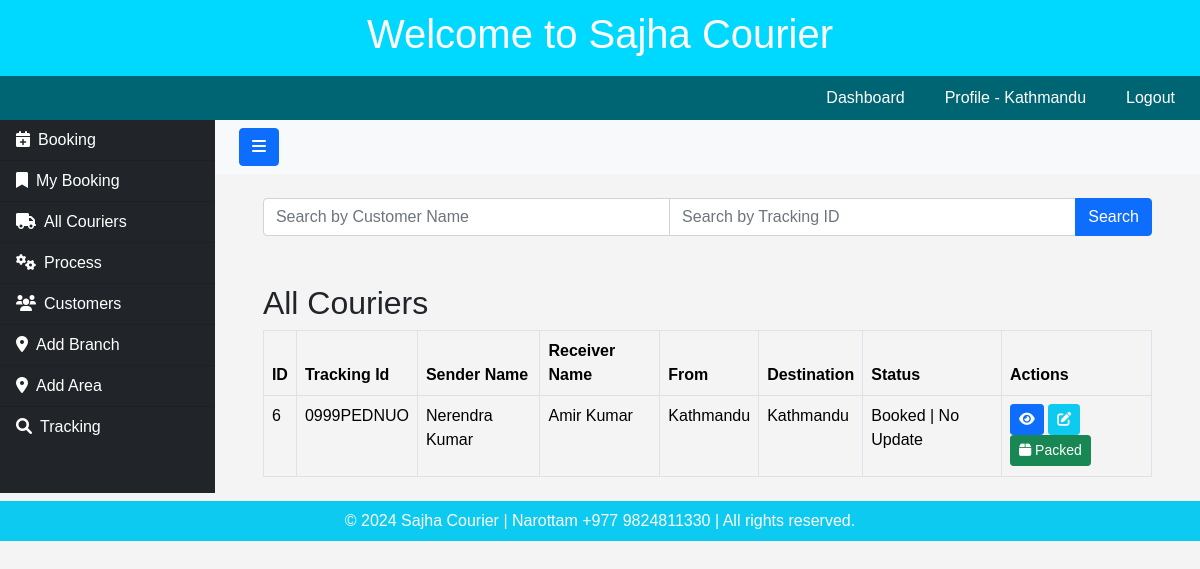
/couriers/ (signed in), run on the app's committed database.
### userapp/models.py (models this page shows, shortened)
class CourierUser(AbstractBaseUser, PermissionsMixin):
    email = models.EmailField(unique=True)
    username = models.CharField(max_length=150, unique=True)
    full_name = models.CharField(max_length=255)
    phone_number = models.CharField(max_length=20)
    working_area = models.CharField(max_length=100)
    branch_name = models.ForeignKey(Branch, on_delete=models.CASCADE, null=True)
    is_active = models.BooleanField(default=True)
    is_staff = models.BooleanField(default=False)  # Required for admin
    date_joined = models.DateTimeField(auto_now_add=True)
    objects = CourierUserManager()
    USERNAME_FIELD = 'email'
    REQUIRED_FIELDS = ['username', 'full_name']

### courierapp/models.py (models this page shows, shortened)
class Branch(models.Model):
    name = models.CharField(max_length=255)
    def __str__(self):
        return self.name

class Courier(models.Model):
    created_by = models.ForeignKey('userapp.CourierUser', on_delete=models.CASCADE)
    tracking_id = models.CharField(max_length=50, unique=True, blank=True)
    destination = models.ForeignKey('courierapp.Branch', on_delete=models.CASCADE)
    order_type = models.CharField(max_length=50)
    delivery_type = models.CharField(max_length=50)
    order_date = models.DateTimeField(auto_now=True)
    package_name = models.CharField(max_length=100)
    weight = models.CharField(max_length=50)
    total_amount = models.DecimalField(max_digits=10, decimal_places=2, blank=True, null=True)
    reference = models.CharField(max_length=50, blank=True, null=True)
    instruction = models.CharField(max_length=100, blank=True, null=True)
    vendor_name = models.ForeignKey('Customer', on_delete=models.CASCADE)
    customer_name = models.CharField(max_length=200)
    customer_address = models.TextField()
    customer_phone = models.CharField(max_length=15)
    customer_alt_phone = models.CharField(max_length=15, blank=True, null=True)
    cod_amount = models.DecimalField(max_digits=10, decimal_places=2, blank=True, null=True)
    @property
    def latest_status(self):
        return self.statuses.order_by('-timestamp').first()  # Using `order_by` to get the latest one

class Customer(models.Model):
    vendor_name = models.CharField(max_length=200)
    vendor_address = models.TextField()
    vendor_phone = models.CharField(max_length=15)
    vendor_alt_phone = models.CharField(max_length=15, blank=True, null=True)
    created_by = models.ForeignKey('userapp.CourierUser', on_delete=models.CASCADE)

### courierapp/views.py (the view)
# urls.py: path('couriers/', views.courier_list, name='couriers_list'),
@login_required(login_url='login')
def courier_list(request):
    search_name = request.GET.get('name', '')
    search_id = request.GET.get('id', '')
    couriers = Courier.objects.all()
    couriers = couriers.order_by('-order_date')
    if search_name:
        couriers = couriers.filter(customer_name__icontains=search_name)
    if search_id:
        couriers = couriers.filter(tracking_id__icontains=search_id)
    return render(request, 'couriers/courier_list.html', {'couriers': couriers})

### courierapp/templates/couriers/courier_list.html (shortened to what this page needs)
{% extends 'couriers/base.html' %}
{% block content %}
    <div class="container">
        <form method="get" action="{% url 'couriers_list' %}" class="mb-4">
            <div class="input-group">
                <input type="text" name="name" value="{{ request.GET.name }}" class="form-control" placeholder="Search by Customer Name" aria-label="Search by Customer Name">
                <input type="text" name="id" value="{{ request.GET.id }}" class="form-control" placeholder="Search by Tracking ID" aria-label="Search by Tracking ID">
                <button class="btn btn-primary" type="submit">Search</button>
            </div>
        </form>
        <h2 class="mt-5">All Couriers</h2>
        <table class="table table-bordered">
            <thead>
                <tr>
                    <th>ID</th>
                    <th>Tracking Id</th>
                    <th>Sender Name</th>
                    <th>Receiver Name</th>
                    <th>From</th>
                    <th>Destination</th>
                    <th>Status</th>
                    <th>Actions</th>
                </tr>
            </thead>
            <tbody>
                {% for courier in couriers %}
                {% if courier.latest_status.status == "Booked by" or courier.latest_status.status is none and courier.created_by.username == user.username %}
                <tr>
                        <td>{{ courier.id }}</td>
                        <td>{{ courier.tracking_id }}</td>
                        <td>{{ courier.vendor_name.vendor_name }}</td>
                        <td>{{ courier.customer_name }}</td>
                        <td>{{ courier.created_by.branch_name }}</td>
                        <td>{{ courier.destination.name }}</td>
                        <td>
                            {% if courier.latest_status %}
                                <p>{{ courier.latest_status.status }}</p>
                            {% else %}
                                <p>Booked | No Update</p>
                            {% endif %}
                        </td>
                        <td>
                            <a href="{% url 'courier_details' courier.id %}" class="btn btn-primary btn-sm text-white" aria-label="View Courier">
                                <i class="fas fa-eye"></i>
                            </a>
                            <a href="{% url 'update_courier_status' courier.id %}" class="btn btn-info btn-sm text-white" aria-label="Update Courier Status">
                                <i class="fas fa-edit"></i>
                            </a>
                            <form method="POST" action="{% url 'packed_this' courier.id %}" style="display:inline;">
                                <button type="submit" class="btn btn-success btn-sm text-white" aria-label="Packed Status">
                                    <i class="fas fa-box"></i> Packed
                                </button>
                            </form>
                        </td>
                    </tr>
                    {% endif %}
                {% empty %}
                    <tr>
                        <td colspan="8" class="text-center">No couriers available</td>
                    </tr>
                {% endfor %}
            </tbody>
        </table>
    </div>
{% endblock %}

### userapp/templates/users/header.html (shortened to what this page needs)
<!DOCTYPE html>
<html lang="en">
<head>
    <link rel="stylesheet" href="https://cdnjs.cloudflare.com/ajax/libs/font-awesome/6.0.0-beta3/css/all.min.css">
</head>
<body>
    <header>
        <h1>Welcome to Sajha Courier</h1>
    </header>
    <nav>
        {% if user.is_authenticated %}
        <a href="{% url 'dashboard' %}">Dashboard</a>
        <a href="{% url 'view_profile' %}">Profile - {{ user.branch_name }} </a>
        <a href="{% url 'logout' %}">Logout</a>
        {% endif %}
    </nav>
</body>
</html>

### userapp/templates/users/header.html (style rules this page uses)
body { font-family: Arial, sans-serif; margin: 0; padding: 0; background-color: #f4f4f4; }
header { background-color: rgb(0, 217, 255); color: #fff; padding: 10px; text-align: center; }
nav { background-color: rgb(0, 101, 114); display: flex; justify-content: right; padding: 5px; }
nav a { color: #fff; padding: 5px 20px; text-decoration: none; text-align: center; transition: background-color 0.3s; }

### data on the page
CourierUser: branch_name "Kathmandu"
Courier: id "6", tracking_id "0999PEDNUO", vendor_name.vendor_name "Nerendra Kumar", customer_name "Amir Kumar", created_by.branch_name "Kathmandu", destination.name "Kathmandu", shows "Booked | No Update"
